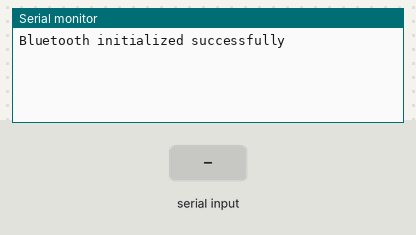
Simulated run of this sketch. Board: ESP32. On the bench: the last lines printed to the serial monitor. Inputs (shaded band) come from the test bench. Nothing arrives over Bluetooth unless stated.

Above: at 1.2 s.
1.3 s: "1" received over the second serial link
At 1.8 s:
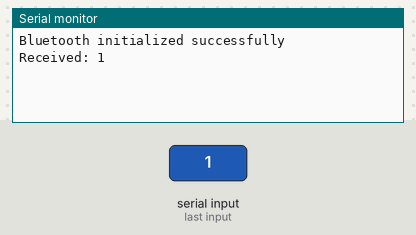
2.8 s: "0" received over the second serial link
At 4.0 s:
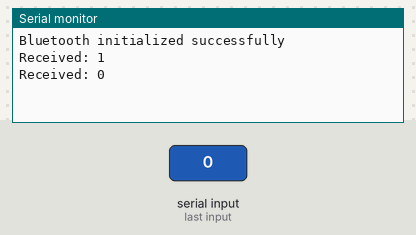
4.3 s: "2" received over the second serial link
At 5.2 s:
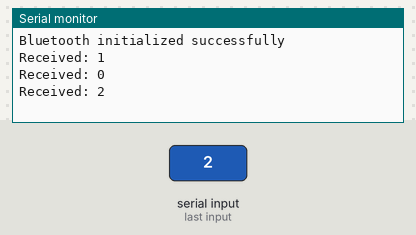

Measured:
- after the input at 1.3 s, the serial monitor: prints a new line at once (image 1)
- after the input at 2.8 s, the serial monitor: prints a new line at once (image 2)
- after the input at 4.3 s, the serial monitor: prints a new line at once (image 3)

The sketch:

bt_samplecode.ino
```cpp
#include "BluetoothSerial.h"
#include <Arduino.h>

// Create a BluetoothSerial object
BluetoothSerial serialBT;

// Variable to store the incoming Bluetooth signal
char btSignal;

void setup() {
  // Start the hardware serial for debugging at 115200 baud rate
  Serial.begin(115200);

  // Initialize Bluetooth with a device name
  if (!serialBT.begin("Steve's_ESP32")) {
    Serial.println("An error occurred initializing Bluetooth");
  } else {
    Serial.println("Bluetooth initialized successfully");
  }
}

void loop() {
  // Check if there are any bytes available to read from the Bluetooth serial
  if (serialBT.available()) {
    // Read one character from the Bluetooth serial
    btSignal = serialBT.read();
    // Print the received character to the serial monitor
    Serial.print("Received: ");
    Serial.println(btSignal);
  }

  // Add a small delay to prevent overwhelming the serial output
  delay(10);
}
```
